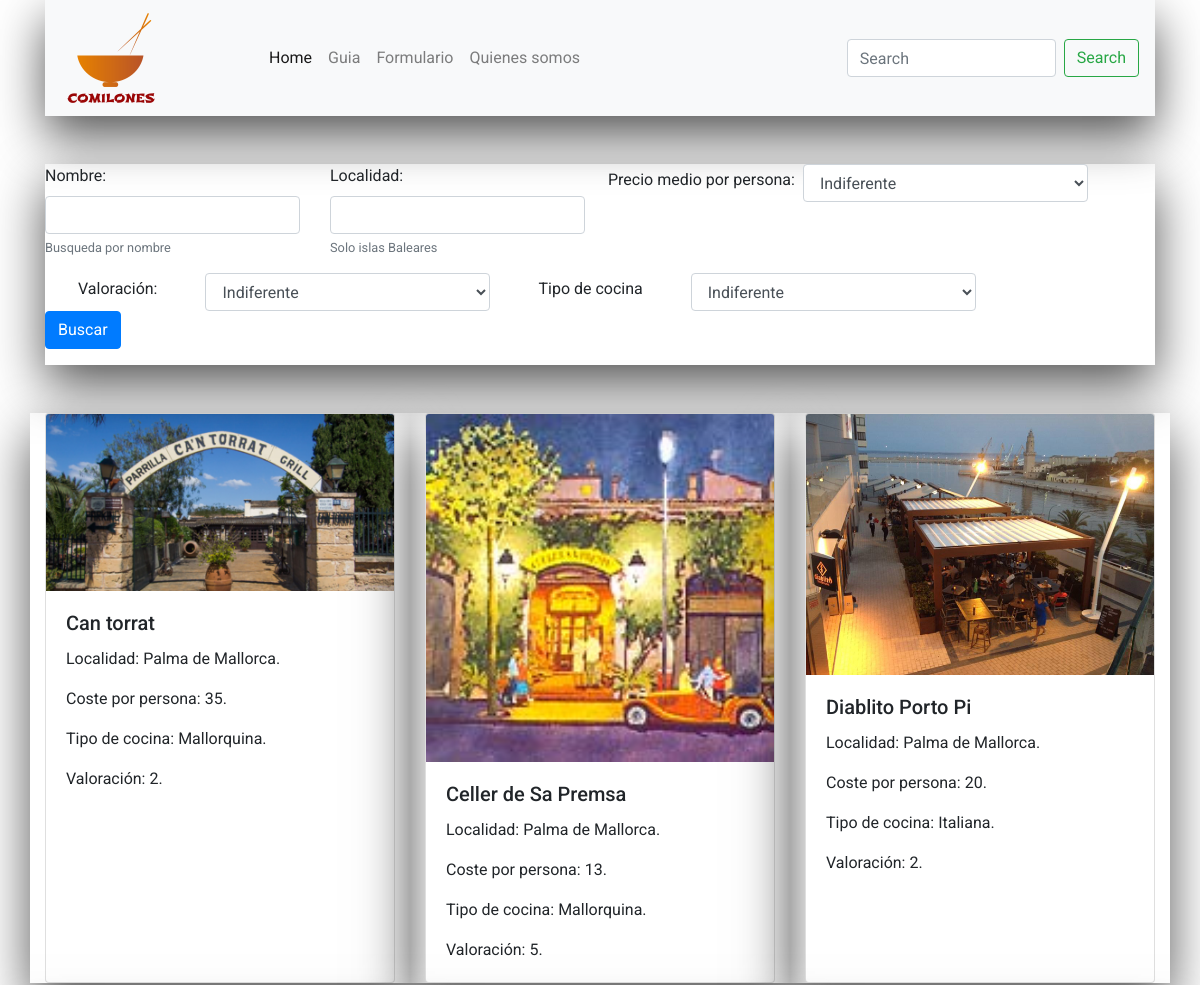
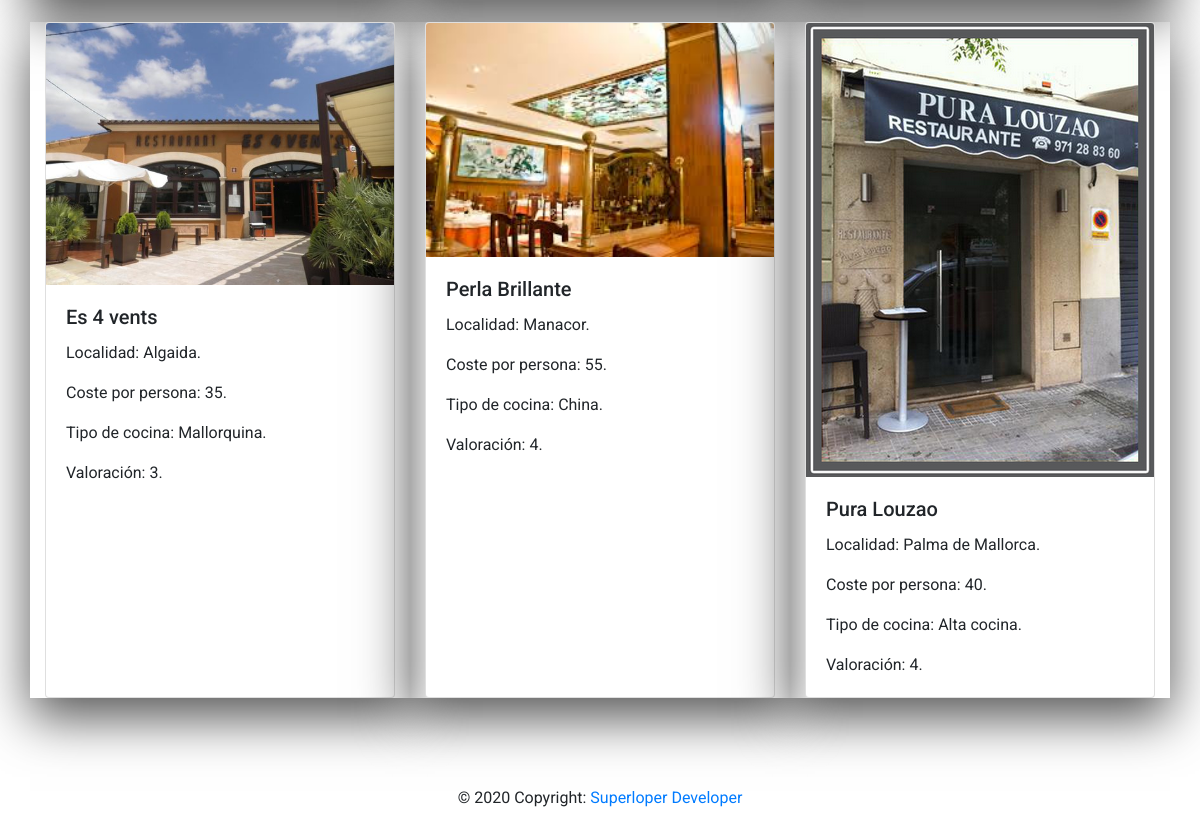
The page / on the database its author committed (2 pictures, top to bottom).
### tables this page shows
CREATE TABLE `restaurantes` (
  `id` int NOT NULL,
  `name` varchar(150) NOT NULL,
  `localidad` varchar(120) DEFAULT NULL,
  `precios` int DEFAULT NULL,
  `valoracion` int DEFAULT NULL,
  `telefono` int DEFAULT NULL,
  `foto` varchar(200) DEFAULT NULL,
  `tipo_cocina` varchar(200) NOT NULL
);

### www/controllers/index_controller.php (called while the page is built, shortened)
<?php
$host = 'db-comilones';
$restaurante = 'user';
$password =  'password';
$db = "comilones";
$conn = mysqli_connect($host, $restaurante , $password, $db );
if(isset($_GET['submit']))  {
    $result = filtrado_restaurantes($conn);
} else {
$query = 'SELECT * From restaurantes';
$result = mysqli_query($conn, $query);
}
?>

### www/index.php (the view, shortened to what this page needs)
<?php require_once "controllers/index_controller.php";
$ok = true;
?>
<!doctype html>
<html lang="es">
<head>
    <link rel="stylesheet" href="https://stackpath.bootstrapcdn.com/bootstrap/4.5.0/css/bootstrap.min.css">
    <link rel="stylesheet" href="styles/index_styles.css">
</head>
<body>
    <div class="container mb-3">
        <header class="header_content">
            <nav class="navbar navbar-expand-lg navbar-light bg-light">
                <div class="logo">
                    <img src="img/comilones_logo.png" alt="">
                </div>
                <div class="collapse navbar-collapse" id="navbarSupportedContent">
                    <ul class="navbar-nav mr-auto">
                        <li class="nav-item main_nav_item active">
                            <a class="nav-link " href="#">Home <span class="sr-only">(current)</span></a>
                        </li>
                        <li class="nav-item main_nav_item">
                            <a class="nav-link" href="#">Guia</a>
                        </li>
                        <li class="nav-item main_nav_item">
                            <a class="nav-link" href="#">Formulario</a>
                        </li>
                        <li class="nav-item main_nav_item">
                            <a class="nav-link" href="#">Quienes somos</a>
                        </li>
                    </ul>
                    <form class="form-inline my-2 my-lg-0">
                        <input class="form-control mr-sm-2" type="search" placeholder="Search" aria-label="Search">
                        <button class="btn btn-outline-success my-2 my-sm-0" type="submit">Search</button>
                    </form>
                </div>
            </nav>
        </header>
    </div>
    <div class="container my-5">
        <section class="header_content">
            <form>
                <div class="row form-group">
                    <div class="col-3 form-group">
                        <label for="name">Nombre:</label>
                        <input type="text" class="form-control" name="name" id="name" aria-describedby="helpId2" placeholder="">
                        <small id="helpId2" class="form-text text-muted">Busqueda por nombre</small>
                    </div>
                    <div class="col-3 form-group">
                        <label for="localidad">Localidad:</label>
                        <input type="text" class="form-control" name="localidad" id="localidad" aria-describedby="helpId" placeholder="">
                        <small id="helpId" class="form-text text-muted">Solo islas Baleares</small>
                    </div>
                    <label class="my-1 mx-2" for="precios">Precio medio por persona:</label>
                    <select class=" col-3 form-control" name="precios" id="precios">
                        <option>Indiferente</option>
                    </select>
                    <label class="my-1 mx-5" for="valoracion">Valoración: </label>
                    <select class="col-3 form-control" name="valoracion" id="valoracion">
                        <option>Indiferente</option>
                    </select>
                    <label class="my-1 mx-5" for="tipo_cocina">Tipo de cocina</label>
                    <select class="col-3 form-control" name="tipo_cocina" id="tipo_cocina">
                        <option>Indiferente</option>
                    </select>
                    <div class="col-3 form-group">
                        <button name="submit" type="submit" class="btn btn-primary">Buscar</button>
                    </div>
                </div>
            </form>
        </section>
    </div>
    <main class="container my-5">
        <div class="row row-cols-1 row-cols-md-2 row-cols-lg-3">
            <?php while ($value = $result->fetch_array(MYSQLI_ASSOC)) {
            if ($ok) {
            ?>
                <div class="col mb-4 header_content">
                    <div class="card h-100">
                        <img src="<?= $value['foto']?>" class="card-img-top" alt="Foto de <?= $value['name'] ?>">
                        <div class="card-body">
                            <h5 class="card-title"><?= $value['name'] ?></h5>
                            <p class="card-text">Localidad: <?= $value['localidad'] ?>.</p>
                            <p class="card-text">Coste por persona: <?= $value['precios'] ?>.</p>
                            <p class="card-text">Tipo de cocina: <?= $value['tipo_cocina'] ?>.</p>
                            <p class="card-text">Valoración: <?= $value['valoracion'] ?>.</p>
                        </div>
                    </div>
                </div>
            <?php  } }
            mysqli_close($conn);  ?>
        </div>
    </main>
    <div class="container">
        <div class="row">
            <footer class="col">
                <div class="footer-copyright text-center py-3">© 2020 Copyright:
                    <a href="https://github.com/Cainuriel"> Superloper Developer</a>
                </div>
            </footer>
        </div>
    </div>
</body>
</html>

### www/styles/index_styles.css (style rules this page uses)
body { font-family: 'Roboto', sans-serif; }
h1, h2, h3, h4, h5, h6 { -webkit-font-smoothing: antialiased; -webkit-text-shadow: rgba(0,0,0,.01) 0 0 1px; text-shadow: rgba(0,0,0,.01) 0 0 1px; }
.header_content { box-shadow: 0px 20px 49px rgba(0,0,0,0.67); z-index: -1; }
.logo img { width: 50%; height: 50%; }
main { min-height: 80vh; }

### rows shown on the page
restaurantes: foto (picture), name "Can torrat", localidad "Palma de Mallorca", precios "35", tipo_cocina "Mallorquina", valoracion "2"
restaurantes: foto (picture), name "Celler de Sa Premsa", localidad "Palma de Mallorca", precios "13", tipo_cocina "Mallorquina", valoracion "5"
restaurantes: foto (picture), name "Diablito Porto Pi", localidad "Palma de Mallorca", precios "20", tipo_cocina "Italiana", valoracion "2"
restaurantes: foto (picture), name "Es 4 vents", localidad "Algaida", precios "35", tipo_cocina "Mallorquina", valoracion "3"
restaurantes: foto (picture), name "Perla Brillante", localidad "Manacor", precios "55", tipo_cocina "China", valoracion "4"
restaurantes: foto (picture), name "Pura Louzao", localidad "Palma de Mallorca", precios "40", tipo_cocina "Alta cocina", valoracion "4"
